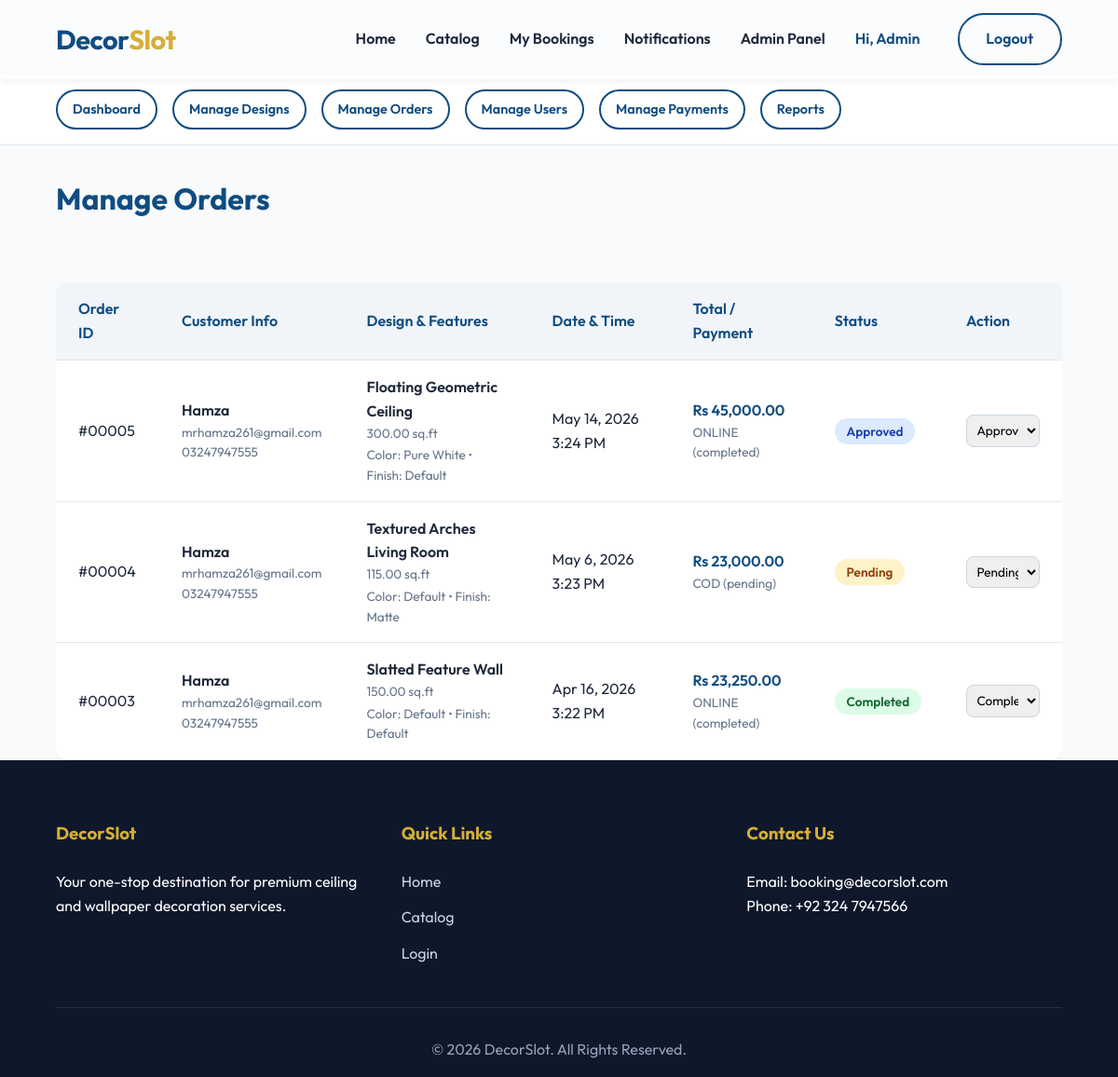
Screenshot of /admin/orders.php (signed in) with the database file from the repository.
### tables this page shows
CREATE TABLE `bookings` (
  `id` int(11) NOT NULL,
  `user_id` int(11) DEFAULT NULL,
  `design_id` int(11) DEFAULT NULL,
  `dimensions_sqft` decimal(10,2) NOT NULL,
  `total_price` decimal(10,2) NOT NULL,
  `scheduled_datetime` datetime NOT NULL,
  `status` enum('pending','approved','dispatched','completed','cancelled') DEFAULT 'pending',
  `payment_status` enum('pending','completed') DEFAULT 'pending',
  `payment_method` enum('online','cod') DEFAULT 'cod',
  `color_preference` varchar(50) DEFAULT 'Default',
  `material_finish` varchar(50) DEFAULT 'Default',
  `created_at` timestamp NOT NULL DEFAULT current_timestamp()
);

CREATE TABLE `users` (
  `id` int(11) NOT NULL,
  `name` varchar(100) NOT NULL,
  `email` varchar(100) NOT NULL,
  `phone` varchar(20) DEFAULT NULL,
  `address` text DEFAULT NULL,
  `password_hash` varchar(255) NOT NULL,
  `role` enum('customer','admin') DEFAULT 'customer',
  `created_at` timestamp NOT NULL DEFAULT current_timestamp()
);

CREATE TABLE `designs` (
  `id` int(11) NOT NULL,
  `category_id` int(11) DEFAULT NULL,
  `title` varchar(100) NOT NULL,
  `description` text DEFAULT NULL,
  `price_per_sqft` decimal(10,2) NOT NULL,
  `theme` varchar(50) DEFAULT NULL,
  `image_url` varchar(255) DEFAULT NULL,
  `created_at` timestamp NOT NULL DEFAULT current_timestamp()
);

### admin/orders.php (the view, shortened to what this page needs)
<?php
require_once "../includes/db.php";
include "../includes/header.php";
include "layout.php";
$result = $conn->query(
    "SELECT b.*, u.name as customer_name, u.email as customer_email, u.phone, d.title as design_title FROM bookings b JOIN users u ON b.user_id = u.id JOIN designs d ON b.design_id = d.id ORDER BY b.created_at DESC",
);
$bookings = $result->fetch_all(MYSQLI_ASSOC);
?>
<div class="admin-orders-container">
    <h1 class="admin-orders-heading">Manage Orders</h1>
    <div class="admin-orders-table-wrapper">
        <table class="dashboard-table">
            <thead>
                <tr>
                    <th>Order ID</th>
                    <th>Customer Info</th>
                    <th>Design & Features</th>
                    <th>Date & Time</th>
                    <th>Total / Payment</th>
                    <th>Status</th>
                    <th>Action</th>
                </tr>
            </thead>
            <tbody>
                <?php foreach ($bookings as $b): ?>
                    <tr>
                        <td>#<?= str_pad($b["id"], 5, "0", STR_PAD_LEFT) ?></td>
                        <td>
                            <div class="admin-orders-bold"><?= htmlspecialchars(
                                $b["customer_name"],
                            ) ?></div>
                            <div class="admin-orders-light"><?= htmlspecialchars(
                                $b["customer_email"],
                            ) ?></div>
                            <div class="admin-orders-light"><?= htmlspecialchars(
                                $b["phone"],
                            ) ?></div>
                        </td>
                        <td>
                            <div style="font-weight: 600;"><?= htmlspecialchars(
                                $b["design_title"],
                            ) ?></div>
                            <div class="admin-orders-light"><?= htmlspecialchars(
                                $b["dimensions_sqft"],
                            ) ?> sq.ft</div>
                            <div class="admin-orders-light" style="margin-top:2px;">Color: <?= htmlspecialchars($b["color_preference"]) ?> &bull; Finish: <?= htmlspecialchars($b["material_finish"]) ?></div>
                        </td>
                        <td><?= date(
                            "M j, Y g:i A",
                            strtotime($b["scheduled_datetime"]),
                        ) ?></td>
                        <td>
                            <div class="admin-orders-bold-primary">Rs <?= number_format(
                                $b["total_price"],
                                2,
                            ) ?></div>
                            <div class="admin-orders-light"><?= strtoupper(
                                $b["payment_method"],
                            ) ?> (<?= $b["payment_status"] ?>)</div>
                        </td>
                        <td><span class="badge badge-<?= $b[
                            "status"
                        ] ?>"><?= ucfirst($b["status"]) ?></span></td>
                        <td>
                            <form method="POST" class="admin-orders-form">
                                <select name="status" class="form-control admin-orders-select" onchange="this.form.submit()">
                                    <option value="pending" <?= $b["status"] ===
                                    "pending"
                                        ? "selected"
                                        : "" ?>>Pending</option>
                                    <option value="approved" <?= $b[
                                        "status"
                                    ] === "approved"
                                        ? "selected"
                                        : "" ?>>Approved</option>
                                    <option value="completed" <?= $b[
                                        "status"
                                    ] === "completed"
                                        ? "selected"
                                        : "" ?>>Completed</option>
                                </select>
                            </form>
                        </td>
                    </tr>
                <?php endforeach; ?>
            </tbody>
        </table>
    </div>
</div>
<?php include "../includes/footer.php"; ?>

### includes/header.php (shortened to what this page needs)
<?php
$base_path = strpos($_SERVER["SCRIPT_NAME"], "/admin/") !== false ? "../" : "";
?>
<!DOCTYPE html>
<html lang="en">
<head>
    <link rel="stylesheet" href="<?= $base_path ?>assets/css/style.css?v=<?= time() ?>">
</head>
<body>
    <nav class="navbar">
        <div class="logo">
            <a href="<?= $base_path ?>index.php">Decor<span>Slot</span></a>
        </div>
        <ul class="nav-links">
            <li><a href="<?= $base_path ?>index.php">Home</a></li>
            <li><a href="<?= $base_path ?>catalog.php">Catalog</a></li>
            <?php if (isset($_SESSION["user_id"])): ?>
                <li><a href="<?= $base_path ?>orders.php">My Bookings</a></li>
                <li>
                    <a href="<?= $base_path ?>notifications.php" class="nav-notifications">
                        Notifications
                    </a>
                </li>
                <?php if ($_SESSION["role"] === "admin"): ?>
                    <li><a href="<?= $base_path ?>admin/index.php">Admin Panel</a></li>
                <?php endif; ?>
                <li style="color: var(--primary-color); font-weight: 600; display: flex; align-items: center; margin-right: 0.5rem;">
                    Hi, <?= htmlspecialchars($_SESSION["user_name"] ?? "User") ?>
                </li>
                <li><a href="<?= $base_path ?>logout.php" class="btn-secondary">Logout</a></li>
            <?php else: ?>
                <li><a href="<?= $base_path ?>login.php">Login</a></li>
                <li><a href="<?= $base_path ?>register.php" class="btn-primary">Register</a></li>
            <?php endif; ?>
        </ul>
    </nav>
    <main class="main-content">

### admin/layout.php (shortened to what this page needs)
<div class="admin-layout-container">
    <a href="index.php" class="btn-secondary admin-layout-link">Dashboard</a>
    <a href="designs.php" class="btn-secondary admin-layout-link">Manage Designs</a>
    <a href="orders.php" class="btn-secondary admin-layout-link">Manage Orders</a>
    <a href="users.php" class="btn-secondary admin-layout-link">Manage Users</a>
    <a href="payments.php" class="btn-secondary admin-layout-link">Manage Payments</a>
    <a href="reports.php" class="btn-secondary admin-layout-link">Reports</a>
</div>

### includes/footer.php (shortened to what this page needs)
<?php
$base_path =
    strpos($_SERVER["SCRIPT_NAME"], "/admin/") !== false ? "../" : ""; ?>
    </main>
    <footer class="footer">
        <div class="footer-content">
            <div class="footer-section">
                <h3>DecorSlot</h3>
                <p>Your one-stop destination for premium ceiling and wallpaper decoration services.</p>
            </div>
            <div class="footer-section">
                <h3>Quick Links</h3>
                <ul>
                    <li><a href="<?= $base_path ?>index.php">Home</a></li>
                    <li><a href="<?= $base_path ?>catalog.php">Catalog</a></li>
                    <li><a href="<?= $base_path ?>login.php">Login</a></li>
                </ul>
            </div>
            <div class="footer-section">
                <h3>Contact Us</h3>
                <p>Email: booking@decorslot.com</p>
                <p>Phone: +92 324 7947566</p>
            </div>
        </div>
        <div class="footer-bottom">
            <p>&copy; <?php echo date(
                "Y",
            ); ?> DecorSlot. All Rights Reserved.</p>
        </div>
    </footer>
</body>
</html>

### assets/css/style.css (style rules this page uses)
:root { --primary-color: #0f4c81; --primary-glow: rgba(15, 76, 129, 0.4); --secondary-color: #d4af37; --bg-color: #f8fafc; --text-color: #1e293b; --text-light: #64748b; --white: #ffffff; --glass-bg: rgba(255, 255, 255, 0.35); --glass-border: rgba(255, 255, 255, 0.2); --border-radius: 12px; --transition: all 0.3s cubic-bezier(0.4, 0, 0.2, 1); }
* { margin: 0; padding: 0; box-sizing: border-box; }
body { font-family: 'Outfit', sans-serif; background-color: var(--bg-color); color: var(--text-color); line-height: 1.6; overflow-x: hidden; }
.navbar { position: fixed; top: 0; width: 100%; display: flex; justify-content: space-between; align-items: center; padding: 0.9rem 5%; background: var(--glass-bg); backdrop-filter: blur(10px); -webkit-backdrop-filter: blur(10px); border-bottom: 1px solid var(--glass-border); z-index: 1000; box-shadow: 0 4px 6px -1px rgba(0, 0, 0, 0.05); }
.logo a { font-size: 1.8rem; font-weight: 700; color: var(--primary-color); text-decoration: none; letter-spacing: -0.5px; }
.logo span { color: var(--secondary-color); }
.nav-links { display: flex; list-style: none; gap: 2rem; align-items: center; }
.nav-links li a { color: var(--text-color); text-decoration: none; font-weight: 600; transition: var(--transition); position: relative; }
.nav-links li a::after { content: ''; position: absolute; width: 0; height: 2px; bottom: -4px; left: 0; background-color: var(--secondary-color); transition: var(--transition); }
.btn-primary, .btn-secondary { padding: 0.8rem 1.8rem; border-radius: 30px; text-decoration: none; font-weight: 600; transition: var(--transition); cursor: pointer; border: none; font-family: 'Outfit', sans-serif; font-size: 1rem; display: inline-block; }
.btn-secondary { background: transparent; border: 2px solid var(--primary-color); color: var(--primary-color) !important; }
.btn-secondary::after { display: none; }
.main-content { min-height: 80vh; padding-top: 80px; }
.footer { background: #0f172a; color: var(--white); padding: 4rem 5% 1rem; }
.footer-content { display: grid; grid-template-columns: repeat(auto-fit, minmax(250px, 1fr)); gap: 2rem; margin-bottom: 2rem; }
.footer-section h3 { margin-bottom: 1.5rem; color: var(--secondary-color); }
.footer-section ul { list-style: none; }
.footer-section ul li { margin-bottom: 0.8rem; }
.footer-section a { color: #cbd5e1; text-decoration: none; transition: var(--transition); }
.footer-bottom { text-align: center; padding-top: 2rem; border-top: 1px solid rgba(255, 255, 255, 0.1); color: #94a3b8; }
.form-control { width: 100%; padding: 0.8rem 1rem; border: 1px solid #cbd5e1; border-radius: 8px; font-family: inherit; font-size: 1rem; transition: var(--transition); }
.dashboard-table { width: 100%; border-collapse: collapse; margin-top: 2rem; background: var(--white); border-radius: var(--border-radius); overflow: hidden; box-shadow: 0 4px 6px -1px rgba(0, 0, 0, 0.05); }
.dashboard-table th, .dashboard-table td { padding: 1rem 1.5rem; text-align: left; border-bottom: 1px solid #e2e8f0; }
.dashboard-table th { background-color: #f1f5f9; font-weight: 600; color: var(--primary-color); }
.badge { padding: 0.3rem 0.8rem; border-radius: 20px; font-size: 0.85rem; font-weight: 600; }
.badge-pending { background: #fef3c7; color: #92400e; }
.badge-approved { background: #dbeafe; color: #1e40af; }
.badge-completed { background: #dcfce7; color: #166534; }

### includes/header.php (style rules this page uses)
.nav-notifications { position: relative; display: inline-flex; align-items: center; }

### admin/layout.php (style rules this page uses)
.admin-layout-container { background: var(--white); padding: 1rem 5%; display: flex; gap: 1rem; border-bottom: 1px solid #e2e8f0; margin-bottom: 2rem; overflow-x: auto; }
.admin-layout-link { font-size: 0.9rem; padding: 0.5rem 1rem; }

### admin/orders.php (style rules this page uses)
.admin-orders-container { padding: 0 5%; max-width: 1400px; margin: 0 auto; min-height: 60vh; }
.admin-orders-heading { color: var(--primary-color); margin-bottom: 2rem; }
.admin-orders-table-wrapper { overflow-x: auto; }
.admin-orders-bold { font-weight: 600; color: var(--text-color); }
.admin-orders-light { font-size: 0.85rem; color: var(--text-light); }
.admin-orders-bold-primary { font-weight: 600; color: var(--primary-color); }
.admin-orders-form { display: flex; gap: 0.5rem; }
.admin-orders-select { padding: 0.4rem; font-size: 0.85rem; }

### rows the page displays
bookings: id "00005", user.name "Hamza", user.email "mrhamza261@gmail.com", user.phone "03247947555", design.title "Floating Geometric Ceiling", dimensions_sqft "300.00", color_preference "Pure White", material_finish "Default", scheduled_datetime "May 14, 2026 3:24 PM", total_price "45,000.00", payment_method "ONLINE", payment_status "completed", status "Approved"
bookings: id "00004", user.name "Hamza", user.email "mrhamza261@gmail.com", user.phone "03247947555", design.title "Textured Arches Living Room", dimensions_sqft "115.00", color_preference "Default", material_finish "Matte", scheduled_datetime "May 6, 2026 3:23 PM", total_price "23,000.00", payment_method "COD", payment_status "pending", status "Pending"
bookings: id "00003", user.name "Hamza", user.email "mrhamza261@gmail.com", user.phone "03247947555", design.title "Slatted Feature Wall", dimensions_sqft "150.00", color_preference "Default", material_finish "Default", scheduled_datetime "Apr 16, 2026 3:22 PM", total_price "23,250.00", payment_method "ONLINE", payment_status "completed", status "Completed"

### other values shown
$_SESSION["user_name"] "Admin"
